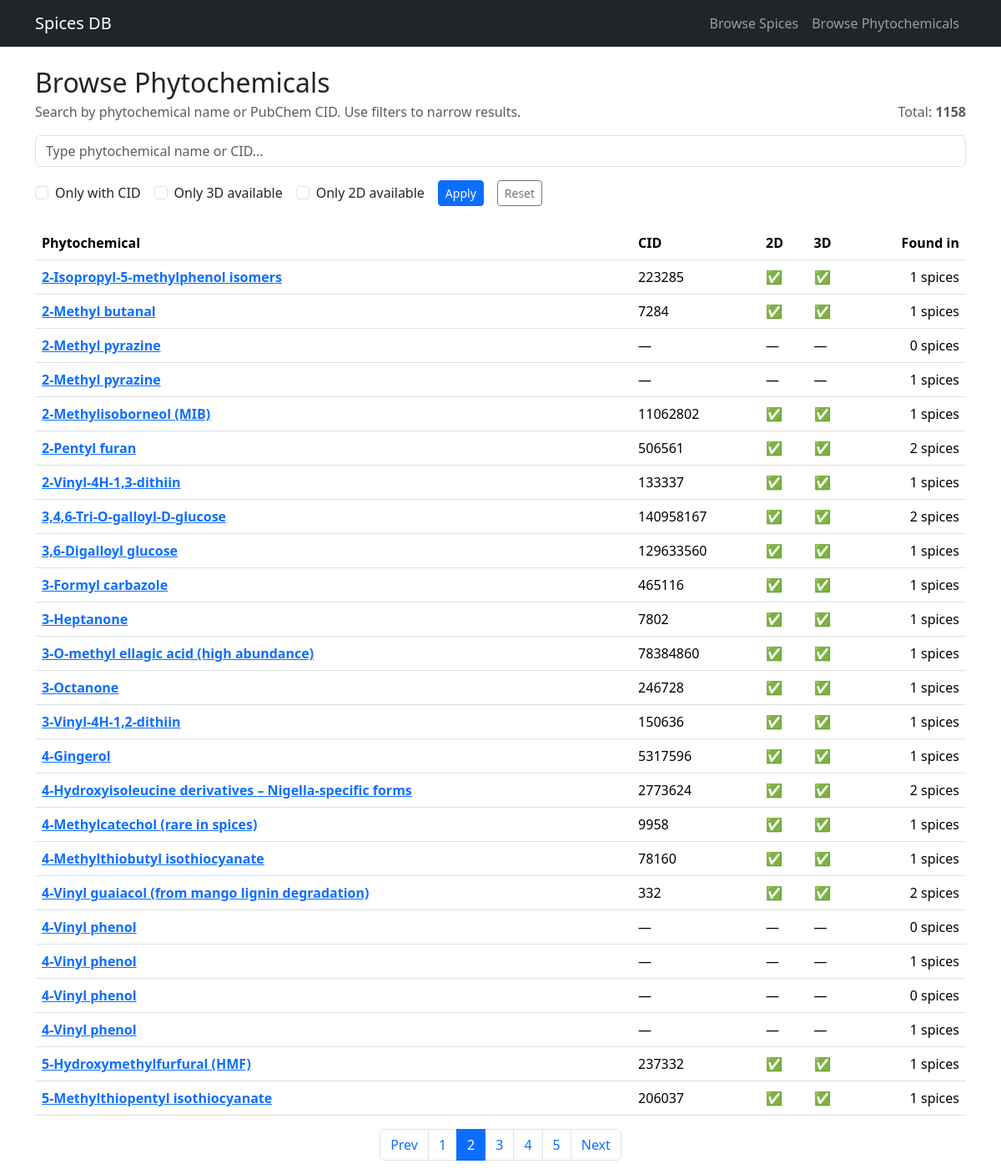
The page /browse/phytochemicals?page=2 on the database its author committed.
### tables this page shows
CREATE TABLE phytochemicals (
  phyto_id INTEGER PRIMARY KEY AUTOINCREMENT,
  phyto_name TEXT NOT NULL,
  cid INTEGER UNIQUE
);

### app.py (the view, shortened to what this page needs)
@app.route("/browse/phytochemicals")
def browse_phytochemicals():
    q = (request.args.get("q") or "").strip()
    only_cid = request.args.get("only_cid") == "1"
    only_3d = request.args.get("only_3d") == "1"
    only_2d = request.args.get("only_2d") == "1"
    if only_2d and only_3d:
        only_2d = False
        only_3d = False
    sort = request.args.get("sort", "name_asc")
    sort_map = {
        "name_asc": "p.phyto_name ASC",
        "name_desc": "p.phyto_name DESC",
        "cid_asc": "p.cid ASC",
        "cid_desc": "p.cid DESC",
        "spice_count_desc": "spice_count DESC",
    }
    order_by = sort_map.get(sort, "p.phyto_name ASC")
    page = int(request.args.get("page", 1))
    per_page = int(request.args.get("per_page", 25))
    per_page = max(5, min(per_page, 200))
    offset = (page - 1) * per_page
    base_qs = build_base_qs()
    where = []
    params = []
    if only_cid:
        where.append("p.cid IS NOT NULL")
    if only_3d:
        where.append("COALESCE(s.has_3d, 0) = 1")
    if only_2d:
        where.append("COALESCE(s.has_2d, 0) = 1 AND COALESCE(s.has_3d, 0) = 0")
    where_sql = ("WHERE " + " AND ".join(where)) if where else ""
    total = query_db(
        f"""
        SELECT COUNT(*) AS c
        FROM phytochemicals p
        LEFT JOIN structures s ON s.phyto_id = p.phyto_id
        {where_sql}
        """,
        tuple(params),
        one=True,
    )["c"]
    rows = query_db(
        f"""
        SELECT
            p.phyto_id,
            p.phyto_name,
            p.cid,
            COALESCE(s.has_2d, 0) AS has_2d,
            COALESCE(s.has_3d, 0) AS has_3d,
            (SELECT COUNT(*) FROM spice_phytochemicals sp WHERE sp.phyto_id = p.phyto_id) AS spice_count
        FROM phytochemicals p
        LEFT JOIN structures s ON s.phyto_id = p.phyto_id
        {where_sql}
        ORDER BY {order_by}
        LIMIT ? OFFSET ?
        """,
        tuple(params + [per_page, offset]),
    )
    return render_template(
        "browse_phytochemicals.html",
        phytochemicals=rows,
        q=q,
        only_cid=only_cid,
        only_3d=only_3d,
        only_2d=only_2d,
        sort=sort,
        page=page,
        per_page=per_page,
        total=total,
        base_qs=base_qs,
    )

### app.py (called while the page is built)
def get_db_connection():
    if not os.path.exists(DB_PATH):
        raise FileNotFoundError(
            f"SQLite DB not found at {DB_PATH}. Put spices.db inside /data folder."
        )
    conn = sqlite3.connect(DB_PATH)
    conn.row_factory = sqlite3.Row
    return conn

def query_db(sql: str, params=(), one: bool = False):
    conn = get_db_connection()
    cur = conn.execute(sql, params)
    rows = cur.fetchall()
    conn.close()
    return (rows[0] if rows else None) if one else rows

def build_base_qs():
    args = request.args.to_dict(flat=True)
    args.pop("page", None)
    return urlencode(args)

### templates/browse_phytochemicals.html (shortened to what this page needs)
{% extends "base.html" %}
{% block content %}
<div class="container mt-4">
  <div class="d-flex align-items-end justify-content-between gap-3 flex-wrap">
    <div>
      <h2 class="mb-1">Browse Phytochemicals</h2>
      <p class="text-muted mb-0">Search by phytochemical name or PubChem CID. Use filters to narrow results.</p>
    </div>
    <div class="text-muted">
      Total: <b>{{ total }}</b>
    </div>
  </div>
  <div class="mt-3">
    <input id="phytoSearch" class="form-control" placeholder="Type phytochemical name or CID..." value="{{ q }}" />
  </div>
    <form id="filterForm" class="mt-3 d-flex flex-wrap gap-3 align-items-center" method="get" action="{{ url_for('browse_phytochemicals') }}">
    <div class="form-check">
      <input class="form-check-input" type="checkbox" name="only_cid" value="1" id="onlyCid" {% if only_cid %}checked{% endif %}>
      <label class="form-check-label" for="onlyCid">Only with CID</label>
    </div>
    <div class="form-check">
      <input class="form-check-input" type="checkbox" name="only_3d" value="1" id="only3d" {% if only_3d %}checked{% endif %}>
      <label class="form-check-label" for="only3d">Only 3D available</label>
    </div>
    <div class="form-check">
      <input class="form-check-input" type="checkbox" name="only_2d" value="1" id="only2d" {% if only_2d %}checked{% endif %}>
      <label class="form-check-label" for="only2d">Only 2D available</label>
    </div>
    <button class="btn btn-sm btn-primary" type="submit">Apply</button>
    <a class="btn btn-sm btn-outline-secondary" href="{{ url_for('browse_phytochemicals') }}">Reset</a>
  </form>
  <div class="mt-4">
    <table class="table table-hover">
      <thead>
        <tr>
          <th>Phytochemical</th>
          <th>CID</th>
          <th>2D</th>
          <th>3D</th>
          <th class="text-end">Found in</th>
        </tr>
      </thead>
      <tbody>
        {% for p in phytochemicals %}
        <tr>
          <td>
            <a href="{{ url_for('phytochemical_detail', phyto_id=p.phyto_id) }}"><b>{{ p.phyto_name }}</b></a>
          </td>
          <td>{{ p.cid if p.cid else "—" }}</td>
          <td>{% if p.has_2d or p.has_3d %}✅{% else %}—{% endif %}</td>
	  <td>{% if p.has_3d %}✅{% else %}—{% endif %}</td>
          <td class="text-end">{{ p.spice_count }} spices</td>
        </tr>
        {% endfor %}
      </tbody>
    </table>
  </div>
  {% include 'pagination.html' %}
</div>
{% endblock %}

### rows shown on the page
phytochemicals: phyto_name "2-Isopropyl-5-methylphenol isomers", cid "223285", spice_count "1"
phytochemicals: phyto_name "2-Methyl butanal", cid "7284", spice_count "1"
phytochemicals: phyto_name "2-Methyl pyrazine", cid "—", spice_count "0"
phytochemicals: phyto_name "2-Methyl pyrazine", cid "—", spice_count "1"
phytochemicals: phyto_name "2-Methylisoborneol (MIB)", cid "11062802", spice_count "1"
phytochemicals: phyto_name "2-Pentyl furan", cid "506561", spice_count "2"
phytochemicals: phyto_name "2-Vinyl-4H-1,3-dithiin", cid "133337", spice_count "1"
phytochemicals: phyto_name "3,4,6-Tri-O-galloyl-D-glucose", cid "140958167", spice_count "2"
phytochemicals: phyto_name "3,6-Digalloyl glucose", cid "129633560", spice_count "1"
phytochemicals: phyto_name "3-Formyl carbazole", cid "465116", spice_count "1"
phytochemicals: phyto_name "3-Heptanone", cid "7802", spice_count "1"
phytochemicals: phyto_name "3-O-methyl ellagic acid (high abundance)", cid "78384860", spice_count "1"
phytochemicals: phyto_name "3-Octanone", cid "246728", spice_count "1"
phytochemicals: phyto_name "3-Vinyl-4H-1,2-dithiin", cid "150636", spice_count "1"
phytochemicals: phyto_name "4-Gingerol", cid "5317596", spice_count "1"
phytochemicals: phyto_name "4-Hydroxyisoleucine derivatives – Nigella-specific forms", cid "2773624", spice_count "2"
phytochemicals: phyto_name "4-Methylcatechol (rare in spices)", cid "9958", spice_count "1"
phytochemicals: phyto_name "4-Methylthiobutyl isothiocyanate", cid "78160", spice_count "1"
phytochemicals: phyto_name "4-Vinyl guaiacol (from mango lignin degradation)", cid "332", spice_count "2"
phytochemicals: phyto_name "4-Vinyl phenol", cid "—", spice_count "0"
phytochemicals: phyto_name "4-Vinyl phenol", cid "—", spice_count "1"
phytochemicals: phyto_name "4-Vinyl phenol", cid "—", spice_count "0"
phytochemicals: phyto_name "4-Vinyl phenol", cid "—", spice_count "1"
phytochemicals: phyto_name "5-Hydroxymethylfurfural (HMF)", cid "237332", spice_count "1"
phytochemicals: phyto_name "5-Methylthiopentyl isothiocyanate", cid "206037", spice_count "1"

### other values the page prints
{{ total }} "1158"
{{ p }} "1" "2" "3" "4" "5"
